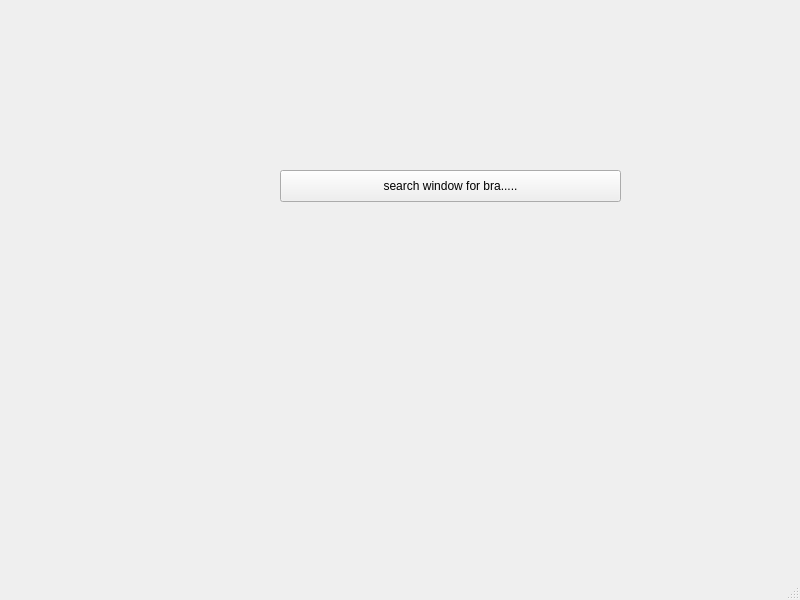
<?xml version="1.0" encoding="UTF-8"?>
<ui version="4.0">
 <class>MainWindow</class>
 <widget class="QMainWindow" name="MainWindow">
  <property name="geometry">
   <rect>
    <x>0</x>
    <y>0</y>
    <width>800</width>
    <height>600</height>
   </rect>
  </property>
  <property name="windowTitle">
   <string>MainWindow</string>
  </property>
  <widget class="QWidget" name="centralwidget">
   <widget class="QPushButton" name="pushButton">
    <property name="geometry">
     <rect>
      <x>280</x>
      <y>170</y>
      <width>341</width>
      <height>32</height>
     </rect>
    </property>
    <property name="text">
     <string>search window for bra.....</string>
    </property>
   </widget>
  </widget>
  <widget class="QMenuBar" name="menubar">
   <property name="geometry">
    <rect>
     <x>0</x>
     <y>0</y>
     <width>800</width>
     <height>24</height>
    </rect>
   </property>
  </widget>
  <widget class="QStatusBar" name="statusbar"/>
 </widget>
 <resources/>
 <connections/>
</ui>
